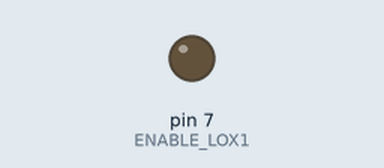
Recording of a sketch running on a simulated Arduino Uno, built with avr-gcc and run on an emulated ATmega328P. Shown: output pins drawn as LEDs (lit = HIGH).

Above: at 1.0 s.
At 3.0 s:
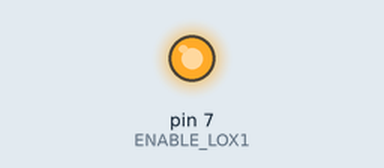
Timing chart, 0 to 5.2 s (numbered marks = the images above):
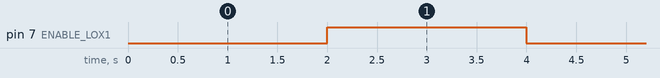

Measured:
- by itself, pin 7 (ENABLE_LOX1): alternates HIGH for 2.0 s and LOW for 2.0 s

The sketch:

PinTest.ino
```cpp
#define ENABLE_LOX1 7  //Shutdown Pin , Shutdown - Active LOW => Enable


void setup() {
  // put your setup code here, to run once:
  pinMode(ENABLE_LOX1, OUTPUT);

}

void loop() {
  // put your main code here, to run repeatedly:
  // deactivating LOX1
  digitalWrite(ENABLE_LOX1, LOW);
  delay(2000);
  // activating LOX1
  digitalWrite(ENABLE_LOX1, HIGH);
  delay(2000);


}
```
